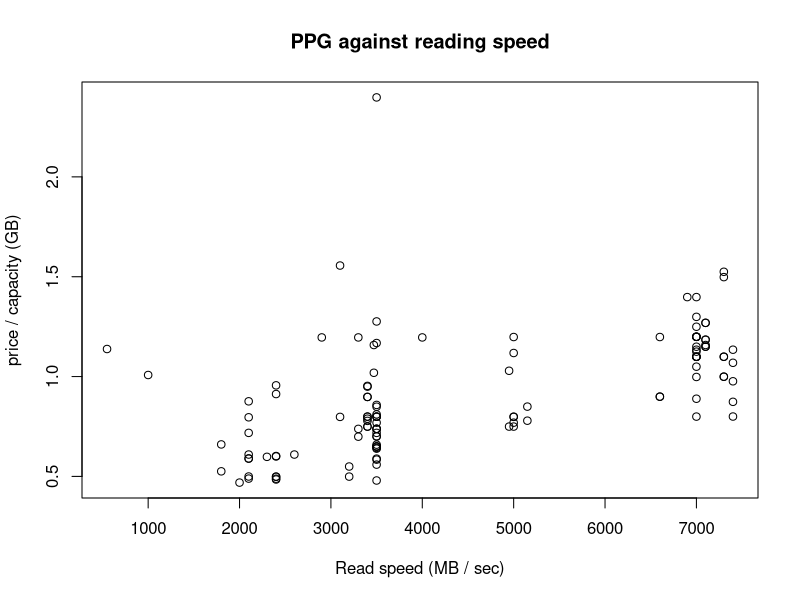

The R source for this figure:
# Sys.setlocale(category="LC_ALL",locale = "English_United States.1252")
ssd <- read.csv("datasets/SSD dataset updated.csv")
# mean(ssd[['price']])
# sd(ssd[['price']])
# boxplot(ssd[['price']],ylab="Price")
a <- ssd[['price']]
b <- ssd[['capacity']]
c <- a/b
plot(x=ssd[['read']],y=c,main='PPG against reading speed',xlab='Read speed (MB / sec)',ylab = 'price / capacity (GB)')

